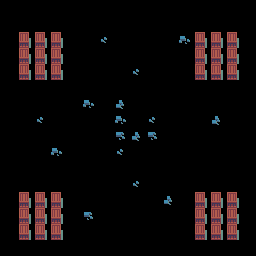

Tiled map render using the project's own tile images. Description and the whole map definition, tile-layer contents included, below:
An orthogonal 16x16 tile map with 16x16 px tiles, 1 tile layer (Layout), 5 tilesets.

<map version="1.0" tiledversion="1.1.2" orientation="orthogonal" renderorder="right-down" width="16" height="16" tilewidth="16" tileheight="16" infinite="0" nextobjectid="1">
 <tileset firstgid="1" source="world1_tileset.tsx" />
 <tileset firstgid="241" source="world1_doors_front.tsx" />
 <tileset firstgid="385" source="world1_doors_side.tsx" />
 <tileset firstgid="475" source="object_rocks.tsx" />
 <tileset firstgid="478" source="large_crates.tsx" />
 <layer name="Layout" width="16" height="16">
  <data encoding="csv">
0,0,0,0,0,0,0,0,0,0,0,0,0,0,0,0,
0,0,0,0,0,0,0,0,0,0,0,0,0,0,0,0,
0,183,183,183,0,0,187,0,0,0,0,185,183,183,183,0,
0,183,183,183,0,0,0,0,0,0,0,0,183,183,183,0,
0,183,183,183,0,0,0,0,187,0,0,0,183,183,183,0,
0,0,0,0,0,0,0,0,0,0,0,0,0,0,0,0,
0,0,0,0,0,185,0,186,0,0,0,0,0,0,0,0,
0,0,187,0,0,0,0,185,0,187,0,0,0,186,0,0,
0,0,0,0,0,0,0,184,186,184,0,0,0,0,0,0,
0,0,0,185,0,0,0,187,0,0,0,0,0,0,0,0,
0,0,0,0,0,0,0,0,0,0,0,0,0,0,0,0,
0,0,0,0,0,0,0,0,187,0,0,0,0,0,0,0,
0,183,183,183,0,0,0,0,0,0,186,0,183,183,183,0,
0,183,183,183,0,184,0,0,0,0,0,0,183,183,183,0,
0,183,183,183,0,0,0,0,0,0,0,0,183,183,183,0,
0,0,0,0,0,0,0,0,0,0,0,0,0,0,0,0
</data>
 </layer>
</map>
